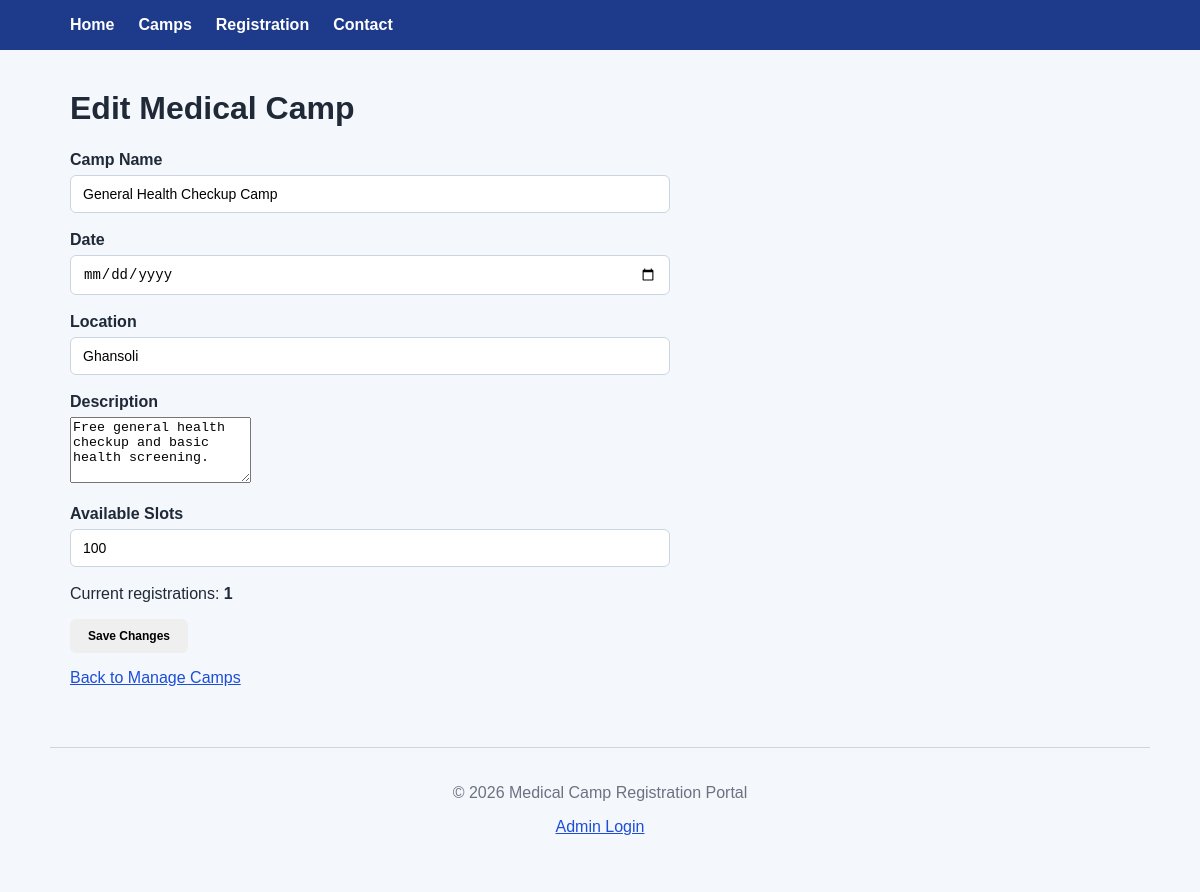
/admin/camps/1/edit (signed in), run on an earlier commit of the app's database.
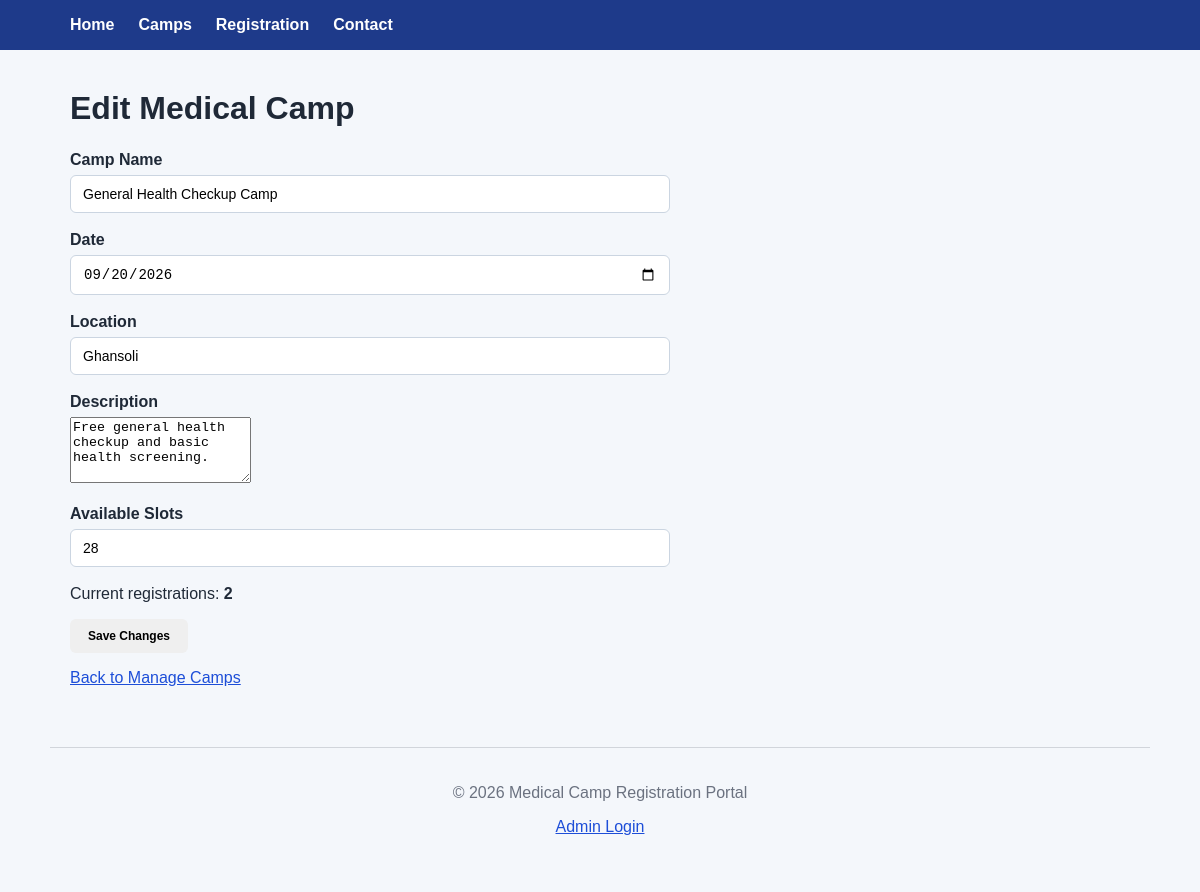
And on a later commit of the database.
### app/models/camp.py (models this page shows)
class Camp(Base):
    __tablename__ = "camps"
    id = Column(Integer, primary_key=True, index=True)
    name = Column(String(150), nullable=False)
    date = Column(String(20), nullable=False)
    location = Column(String(200), nullable=False)
    description = Column(Text, nullable=True)
    available_slots = Column(Integer, nullable=False)
    status = Column(
        String(20),
        nullable=False,
        default="scheduled"
    )
    registrations = relationship(
        "Registration",
        back_populates="camp"
    )

### app/main.py (the view)
@app.get("/admin/camps/{camp_id}/edit")
def edit_camp_form(
    camp_id: int,
    request: Request,
    db: Session = Depends(get_db),
    admin: AdminUser = Depends(require_admin)
):
    camp = (
        db.query(Camp)
        .filter(Camp.id == camp_id)
        .first()
    )
    if not camp:
        raise HTTPException(
            status_code=404,
            detail="Medical camp not found."
        )
    registration_count = (
        db.query(Registration)
        .filter(Registration.camp_id == camp.id)
        .count()
    )
    return templates.TemplateResponse(
        request=request,
        name="admin_edit_camp.html",
        context={
            "camp": camp,
            "registration_count": registration_count
        }
    )

### app/templates/admin_edit_camp.html (shortened to what this page needs)
{% extends "base.html" %}
{% block content %}
<h1>Edit Medical Camp</h1>
<form method="post" action="/admin/camps/{{ camp.id }}/edit">
    <div>
        <label for="name">Camp Name</label>
        <input
            type="text"
            id="name"
            name="name"
            maxlength="150"
            value="{{ camp.name }}"
            required
        >
    </div>
    <div>
        <label for="date">Date</label>
        <input
            type="date"
            id="date"
            name="date"
            value="{{ camp.date }}"
            required
        >
    </div>
    <div>
        <label for="location">Location</label>
        <input
            type="text"
            id="location"
            name="location"
            maxlength="200"
            value="{{ camp.location }}"
            required
        >
    </div>
    <div>
        <label for="description">Description</label>
        <textarea
            id="description"
            name="description"
            rows="4"
        >{{ camp.description or "" }}</textarea>
    </div>
    <div>
        <label for="available_slots">Available Slots</label>
        <input
            type="number"
            id="available_slots"
            name="available_slots"
            min="0"
            value="{{ camp.available_slots }}"
            required
        >
    </div>
    <p>
        Current registrations:
        <strong>{{ registration_count }}</strong>
    </p>
    <button type="submit">
        Save Changes
    </button>
</form>
<p>
    <a href="/admin/camps">Back to Manage Camps</a>
</p>
{% endblock %}

What changed in the data, as far as the page shows it:
changed Camp "General Health Checkup Camp": date (not shown) → "09/20/2026"; available_slots "100" → "28"
Also different on the page:
{{ registration_count }}: "1" → "2"
